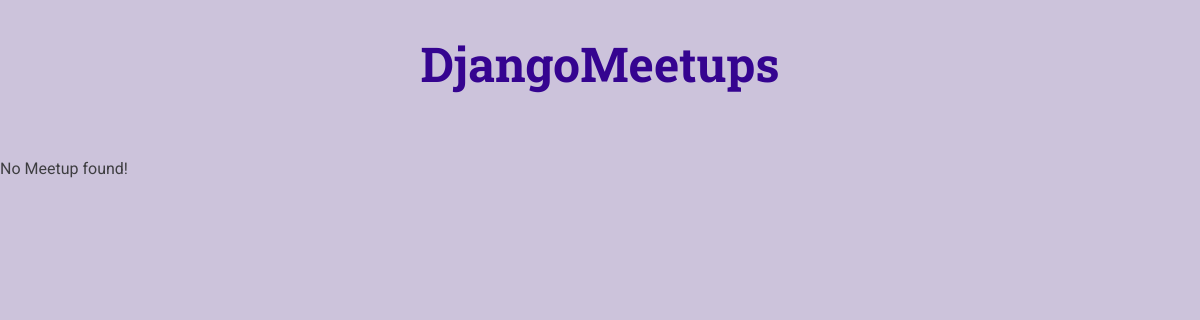
Before: /meetups/first-meetup with the older database file.
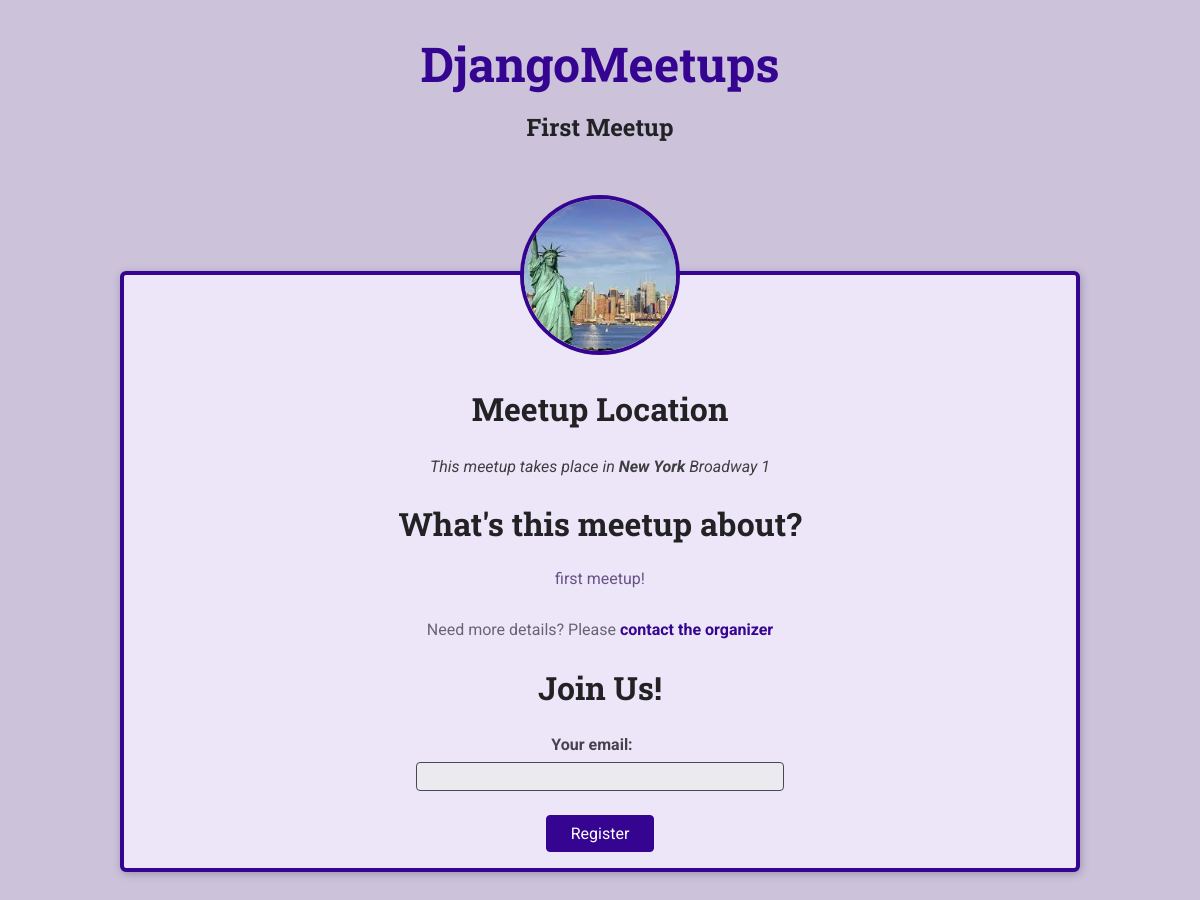
After: the same page with the newer database file.
### meetups/models.py (models this page shows, shortened)
class Meetup(models.Model):
    title = models.CharField(max_length=200)
    organizer_email = models.EmailField()
    date = models.DateField()
    slug = models.SlugField(unique=True)
    description = models.TextField()
    image = models.ImageField(upload_to='images')
    location = models.ForeignKey(Location, on_delete=models.CASCADE)
    participants = models.ManyToManyField(Participant, blank=True, null=True)

class Location(models.Model):
    name = models.CharField(max_length=200)
    address = models.CharField(max_length=300)

### meetups/views.py (the view, shortened to what this page needs)
# urls.py: path('<slug:meetup_slug>', views.meetup_details, name='meetup-details')
def meetup_details(request, meetup_slug):
    try:
        selected_meetup = Meetup.objects.get(slug=meetup_slug)
        if request.method == 'GET':
            registration_form = RegistrationForm()
        return render(request, 'meetups/meetup-details.html', {
                'meetup_found': True,
                'meetup': selected_meetup,
                'form': registration_form
            })
    except Exception as exc:
        return render(request, 'meetups/meetup-details.html', {
            'meetup_found': False
        })

### meetups/forms.py
class RegistrationForm(forms.Form):
    email = forms.EmailField(label='Your email')

### meetups/templates/meetups/meetup-details.html (shortened to what this page needs)
{% extends 'meetups/base/base.html' %}
{% load static %}
{% block site_css %}
    <link rel="stylesheet" href="{% static 'meetups/styles/meetup-details.css' %}">
{% endblock %}
{% block main_heading %}
    {{meetup.title}}
{% endblock %}
{% block body %}
    {% if meetup_found %}
        <article>
            <img id="main-image" src="{{ meetup.image.url }}" alt="{{ meetup.title }}">
            <section id="location">
                <h2>Meetup Location</h2>
                <address>This meetup takes place in <span>{{ meetup.location.name }}</span> {{ meetup.location.address }}</address>
            </section>
            <section id="details">
                <h2>What's this meetup about?</h2>
                <p>{{ meetup.description }}</p>
                <footer>
                    <p>Need more details? Please <a href="mailto:{{ meetup.organizer_email }}">contact the organizer</a></p>
                </footer>
            </section>
            <section id="registration">
                <h2>Join Us!</h2>
                <form action="{% url 'meetup-details' meetup.slug %}" method="POST">
                    <ul>
                        {{ form.as_ul }}
                    </ul>
                    <div id="registration-actions">
                        <button>Register</button>
                    </div>
                </form>
            </section>
        </article>
    {% else %}
        <p>No Meetup found!</p>
    {% endif %}
{% endblock %}

### meetups/templates/meetups/base/base.html (shortened to what this page needs)
{% load static %}
<!DOCTYPE html>
<html lang="en">
<head>
    <link rel="stylesheet" href="{% static 'meetups/styles/base.css' %}">
    {% block site_css %}{% endblock %}
</head>
<body>
    <header id="main-header">
        <nav><a href="/meetups" id="main-logo">DjangoMeetups</a></nav>
        <h1>{% block main_heading %}{% endblock %}</h1>
    </header>
    <main>
        {% block body %}{% endblock %}
    </main>
</body>
</html>

### meetups/static/meetups/styles/base.css (style rules this page uses)
* { box-sizing: border-box; }
body { font-family: 'Roboto', sans-serif; margin: 0; background-color: #ccc3db; color: #3e3e41; }
h1, h2, h3 { font-family: 'Roboto Slab', sans-serif; color: #222224; }
button, .btn { cursor: pointer; font: inherit; padding: 0.5rem 1.5rem; background-color: #350490; border: 1px solid #350490; color: white; border-radius: 4px; text-decoration: none; }
#main-header { width: 100%; text-align: center; padding: 2rem 0; }
#main-header h1 { font-size: 1.5rem; }
#main-logo { font-size: 3rem; font-family: 'Roboto Slab', sans-serif; text-decoration: none; color: #350490; font-weight: bold; }

### meetups/static/meetups/styles/meetup-details.css (style rules this page uses)
article { max-width: 60rem; margin: 5rem auto; border-radius: 6px; background-color: #ede6f8; border: 4px solid #350490; box-shadow: 1px 2px 8px rgba(0, 0, 0, 0.25); position: relative; padding: 1rem; text-align: center; }
#main-image { width: 10rem; height: 10rem; object-fit: cover; position: absolute; top: -5rem; left: calc(50% - 5rem); border-radius: 50%; border: 4px solid #350490; }
section:first-of-type { margin-top: 6rem; }
h2 { font-size: 2rem; }
address span { font-weight: bold; }
#details h2 { margin-bottom: 0.5rem; }
#details > p { color: #665386; padding: 1rem; border-radius: 4px; max-width: 80%; margin: auto; }
#details footer { color: #696472; }
#details footer a { color: #350490; text-decoration: none; font-weight: bold; }
#registration ul { list-style: none; margin: 0; padding: 0; }
#registration label { font-weight: bold; color: #46424d; margin-right: 1rem; display: block; margin-bottom: 0.5rem; }
#registration input { font: inherit; width: 40%; background-color: #ebeaee; border: 1px solid #4b4753; border-radius: 4px; padding: 0.25rem; }
#registration-actions { margin-top: 1.5rem; }

Changed rows visible on the page:
now on this page (row edited): Meetup: title "First Meetup", image (picture), location.name "New York", location.address "Broadway 1", description "first meetup!"
changed Meetup: organizer_email empty → "test@test.com" (drawn)
Other visible differences:
text no longer shown: "No Meetup found!"
text now shown: "Meetup Location This meetup takes place in What's this meetup about? Need more details? Please contact the organizer Join Us! Your email: Register"
